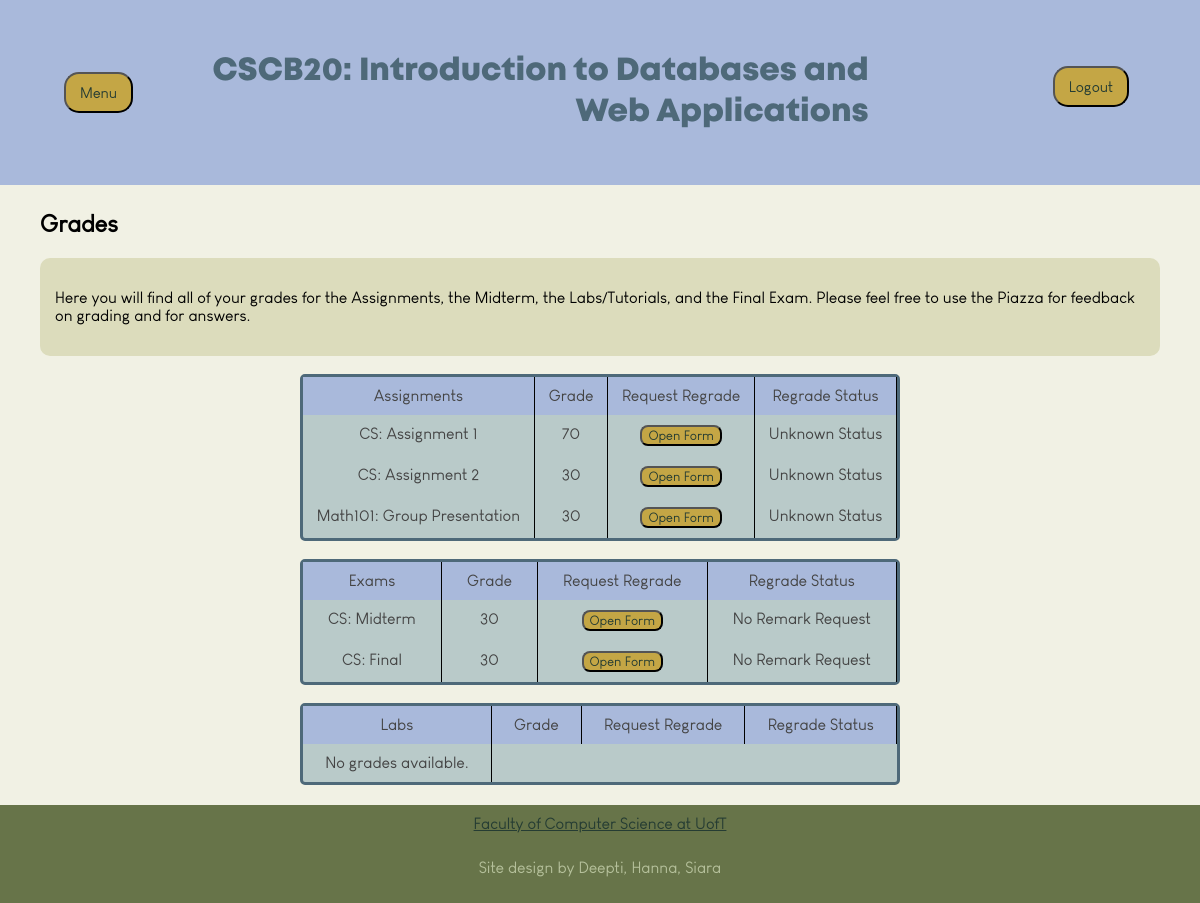
The app's page /studentgrades (signed in) with its own data.
### app.py (models this page shows)
class Assessment(db.Model):
    __tablename__ = 'assessments'
    assessment_id = db.Column(db.Integer, primary_key=True)
    name = db.Column(db.String, nullable=False)
    type = db.Column(db.String, nullable=False)
    details = db.Column(db.String)
    instructor_id = db.Column(db.Integer, ForeignKey('users.user_id'), nullable=False)

### app.py (the view, shortened to what this page needs)
@app.route('/studentgrades', methods=['GET', 'POST'])
def studentgrades():
    username = session['name']
    user = User.query.filter_by(username=username).first()
    assessments = Assessment.query.all()
    for assessment in assessments:
        existing_assignment = AssessmentsStudent.query.filter_by(
                user_id=user.user_id,
                assessment_id=assessment.assessment_id
            ).first()
    if not user.user_type == 0:
        return render_template('viewstudentgrades.html') #temp, add prof grades
    if not user:
        return render_template('homepage.html')
    user_id = user.user_id
    r1 = (
        db.session.query(Assessment, AssessmentsStudent)
        .join(AssessmentsStudent, Assessment.assessment_id == AssessmentsStudent.assessment_id)
    )
    r2 = r1.outerjoin(RemarkRequests, AssessmentsStudent.remark_id == RemarkRequests.remark_id)
    r3 = r2.filter(AssessmentsStudent.user_id == user_id)
    r4 = r3.add_columns(RemarkRequests)
    r5 = r4.all()
    grades= []
    labs = []
    exams = []
    for assessment, student_assessment, remark_request in r5:
        grade_info = {
            'assessment_name': assessment.name,
            'assessment_id': assessment.assessment_id,
            'marks': student_assessment.marks if student_assessment.marks is not None else 'Not Graded',
            'remark_status': remark_request.status if remark_request else "No Remark Requested"
        }
        if assessment.type == "Test":
            exams.append(grade_info)
        elif assessment.type == "Lab":
            labs.append(grade_info)
        else:
            grades.append(grade_info)
    print(grades)
    return render_template('studentgrades.html', grades=grades, labs = labs, exams = exams, user=user)

### templates/studentgrades.html (shortened to what this page needs)
<!DOCTYPE html>
<html>
    <head>
        <link rel="stylesheet" href="{{ url_for('static', filename='index.css') }}">
    </head>
    <body>
        <header class="header">
            <div class="dropdown">
                <button class="dropbutton">Menu</button>
            </div>
            <h1 class="headertext">CSCB20: Introduction to Databases and Web Applications</h1>
            <form method="POST" action="{{ url_for('logout') }}">
                <div class="logout">
                    <button type="submit" class = "dropbutton" name="logout"
                    style=" align-self:center; float:left;">Logout</button>
                </div>
            </form>
        </header>
    <main class="content">
        <h2>Grades</h2>
        <div class="homeblurbs">
            <p>Here you will find all of your grades for the Assignments, the Midterm, the Labs/Tutorials, and the Final Exam. Please feel free to use the Piazza for feedback on grading and for answers.</p>
        </div>
        <br>
        <div class="tablecontainer">
            <div class="studentgradegrid">
                <div class="cellheader">Assignments</div>
                <div class="cellheader">Grade</div>
                <div class="cellheader">Request Regrade</div>
                <div class="cellheader">Regrade Status</div>
                {% if grades %}
                    {% for grade in grades %}
                        <div class="row">
                            <div class="cell">{{ grade['assessment_name'] }}</div>
                            {% if grade.marks%}
                                <div class="cell">{{ grade.marks }}</div>
                            {% else %}
                                <div class="cell">Not Graded</div>
                            {% endif%}
                            <div class="cell">
                                {% if grade['remark_status'] == "No Remark Requested" %}
                                    <button class="button" onclick="openForm()">Open Form</button>
                                {% else %}
                                        <p>Regrade request already submitted</p>
                                {% endif %}
                            </div>
                            <div class="cell">
                                {% if grade['remark_status'] == 0 %}
                                    Pending
                                {% elif grade['remark_status'] == 1 %}
                                    Declined
                                {% elif grade['remark_status'] == 2 %}
                                    Approved
                                {% else %}
                                    Unknown Status
                                {% endif %}
                            </div>
                        </div>
                    {% endfor %}
                {% else %}
                    <div class="row">
                        <div class="cell">No grades available.</div>
                    </div>
                {% endif %}
            </div>
            <br>
            <div class="studentgradegrid">
                <div class="cellheader">Exams</div>
                <div class="cellheader">Grade</div>
                <div class="cellheader">Request Regrade</div>
                <div class="cellheader">Regrade Status</div>
                {% if exams %}
                    {% for exam in exams %}
                        <div class="row">
                            <div class="cell">{{ exam['assessment_name'] }}</div>
                            {% if exam['marks']%}
                                <div class="cell">{{ exam['marks'] }}</div>
                            {% else %}
                                <div class="cell">Not Graded</div>
                            {% endif%}
                            <div class="cell">
                                {% if exam['remark_status'] == "No Remark Requested" %}
                                    <button class="button" onclick="openForm()">Open Form</button>
                                {% else %}
                                    <p>Regrade request already submitted</p>
                                {% endif %}
                            </div>
                            <div class="cell">
                                {% if exam['remark_status'] == 0 %}
                                    Pending
                                {% elif exam['remark_status'] == 1 %}
                                    Approved
                                {% elif exam['remark_status'] == 2 %}
                                    Declined
                                {% else %}
                                    No Remark Request
                                {% endif %}
                            </div>
                        </div>
                    {% endfor %}
                {% else %}
                    <div class="row">
                        <div class="cell">No grades available.</div>
                    </div>
                {% endif %}
            </div>
            <br>
            <div class="studentgradegrid">
                <div class="cellheader">Labs</div>
                <div class="cellheader">Grade</div>
                <div class="cellheader">Request Regrade</div>
                <div class="cellheader">Regrade Status</div>
                {% if labs %}
                    {% for lab in labs %}
                        <div class="row">
                            <div class="cell">{{ lab['assessment_name'] }}</div>
                            {% if lab['marks']%}
                                <div class="cell">{{ lab['marks'] }}</div>
                            {% else %}
                                <div class="cell">Not Graded</div>
                            {% endif%}
                            <div class="cell">
                                {% if lab['remark_status'] == "No Remark Requested" %}
                                    <button class="button" onclick="openForm()">Open Form</button>
                                    <div class="form-popup" id="myForm">
                                            <form class="form-container" action="{{ url_for('studentgrades') }}" method="POST">
                                                <input type="hidden" name="assessment_id" value="{{ lab['assessment_id'] }}">
                                                <label for="remark_reason">Reason for Regrade:</label>
                                                <input type="text" name="remark_reason" placeholder="Please enter your reason here:" required>
                                                <button type="submit" class="button">Submit</button>
                                                <button type="button" class="button" onclick="closeForm()">Close</button>
                                            </form>
                                    </div>
                                {% else %}
                                    <p>Regrade request already submitted</p>
                                {% endif %}
                            </div>
                            <div class="cell">
                                {% if lab['remark_status'] == 0 %}
                                    Pending
                                {% elif lab['remark_status'] == 1 %}
                                    Approved
                                {% elif lab['remark_status'] == 2 %}
                                    Declined
                                {% else %}
                                    No Remark Request
                                {% endif %}
                            </div>
                        </div>
                    {% endfor %}
                {% else %}
                    <div class="row">
                        <div class="cell">No grades available.</div>
                    </div>
                {% endif %}
            </div>
        </div>
    </main>
    <footer class="footer">
            <div>
                <a class="link" href="https://www.utsc.utoronto.ca/cms/computer-science" target="_blank" rel="noopener noreferrer">Faculty of Computer Science at UofT</a>
            </div>
            <p>Site design by Deepti, Hanna, Siara</p>
    </footer>
</body>
</html>

### static/index.css (style rules this page uses)
* { font-family: Mont; src: url(Louis\ George\ Cafe.ttf); }
body { display: flex; flex-direction: column; background-color: #F1F1E4; padding: 0; margin: 0; min-height: 100vh; justify-content: flex-start; align-items: center; }
.header { display: flex; flex-direction: row; background-color: #A9B9DB; width: 100%; position: fixed; top: 0; flex-grow: 1; z-index: 100; padding: 30px; text-align: center; }
.headertext { font-family: MontBold; flex-grow: 1; text-align: right; padding-right: 15%; align-items: center; justify-content: center; color: #4E6979; }
.content { flex-grow: 1; padding-top: 190px; }
.footer { display: flex; flex-direction: column; background-color: #677449; width: 100%; bottom: 0; text-align: center; padding: 10px; gap: 10px; margin-top: 20px; color:#B5C09B; }
h2 { padding-left: 40px; }
.link { color: #253C33; }
.homeblurbs { background-color: #DCDCBC; padding: 15px; border-radius: 10px; margin-right: 40px; margin-left: 40px; }
.tablecontainer { margin-left: 25%; margin-right: 25%; }
.row { display: contents; width: 100%; border-bottom: 1px solid black; }
.cellheader { flex: 1; background-color: #A9B9DB; padding: 10px; text-align: center; border-right: 1px solid black; }
.cell { flex: 1; padding: 10px; text-align: center; max-width: 600px; border-right: 1px solid black; }
.button { color: #253C33; background-color:#C4A645; font-family: Mont; border-radius: 8px; cursor: pointer; }
.studentgradegrid { border-radius: 5px; display: grid; grid-template-columns: repeat(4, auto); background-color: #B9CAC9; color: #444; max-width: 800px; border: 3px solid #4E6979; }
form { color: black; font-family: Arial, Helvetica, sans-serif; font-size: 100%; }
.dropbutton { background-color:#C4A645; color: #253C33; margin: 0.25rem; padding: 10px; font-size: 15px; border-radius: 15px; height: auto; top: 50%; width: 100%; text-align: center; }
.dropdown { display: inline-block; padding-left: 5%; margin-right: 5%; align-self: center; }
.logout { margin-right:75px; margin-top: 32px; float:left; }

### records on screen
Assessment: assessment_name "CS: Assignment 1", marks "70"
Assessment: assessment_name "CS: Assignment 2", marks "30"
Assessment: assessment_name "Math101: Group Presentation", marks "30"
Assessment: assessment_name "CS: Midterm", marks "30"
Assessment: assessment_name "CS: Final", marks "30"
